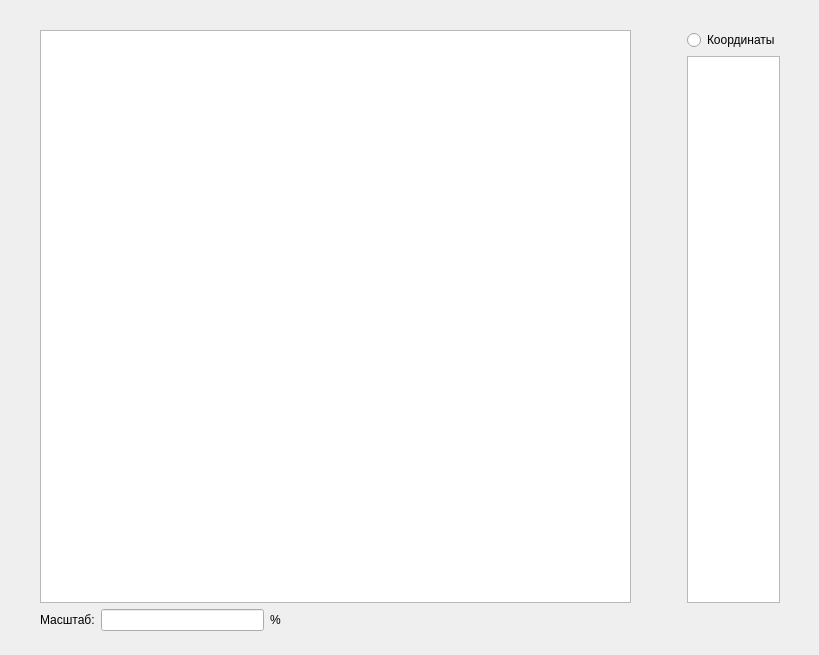
<?xml version="1.0" encoding="UTF-8"?>
<ui version="4.0">
 <class>solutionpopup</class>
 <widget class="QDialog" name="solutionpopup">
  <property name="geometry">
   <rect>
    <x>0</x>
    <y>0</y>
    <width>819</width>
    <height>655</height>
   </rect>
  </property>
  <property name="windowTitle">
   <string>Dialog</string>
  </property>
  <widget class="QWidget" name="gridLayoutWidget">
   <property name="geometry">
    <rect>
     <x>40</x>
     <y>30</y>
     <width>740</width>
     <height>601</height>
    </rect>
   </property>
   <layout class="QGridLayout" name="gridLayout">
    <item row="1" column="1">
     <spacer name="verticalSpacer">
      <property name="orientation">
       <enum>Qt::Vertical</enum>
      </property>
      <property name="sizeHint" stdset="0">
       <size>
        <width>50</width>
        <height>40</height>
       </size>
      </property>
     </spacer>
    </item>
    <item row="2" column="0">
     <layout class="QHBoxLayout" name="horizontalLayout">
      <item>
       <widget class="QLabel" name="label">
        <property name="text">
         <string>Масштаб:</string>
        </property>
       </widget>
      </item>
      <item>
       <widget class="QLineEdit" name="sizeInput"/>
      </item>
      <item>
       <widget class="QLabel" name="label_2">
        <property name="text">
         <string>%</string>
        </property>
       </widget>
      </item>
      <item>
       <spacer name="horizontalSpacer">
        <property name="orientation">
         <enum>Qt::Horizontal</enum>
        </property>
        <property name="sizeType">
         <enum>QSizePolicy::Fixed</enum>
        </property>
        <property name="sizeHint" stdset="0">
         <size>
          <width>350</width>
          <height>20</height>
         </size>
        </property>
       </spacer>
      </item>
     </layout>
    </item>
    <item row="0" column="0" rowspan="2">
     <widget class="QGraphicsView" name="graphicsView">
      <property name="sizePolicy">
       <sizepolicy hsizetype="Expanding" vsizetype="Expanding">
        <horstretch>0</horstretch>
        <verstretch>0</verstretch>
       </sizepolicy>
      </property>
     </widget>
    </item>
    <item row="0" column="2">
     <widget class="QRadioButton" name="showCoordinatesRadio">
      <property name="sizePolicy">
       <sizepolicy hsizetype="Minimum" vsizetype="Minimum">
        <horstretch>0</horstretch>
        <verstretch>0</verstretch>
       </sizepolicy>
      </property>
      <property name="text">
       <string>Координаты</string>
      </property>
     </widget>
    </item>
    <item row="1" column="2">
     <widget class="QTableView" name="pointsView">
      <property name="enabled">
       <bool>true</bool>
      </property>
      <property name="sizePolicy">
       <sizepolicy hsizetype="Ignored" vsizetype="Expanding">
        <horstretch>0</horstretch>
        <verstretch>0</verstretch>
       </sizepolicy>
      </property>
     </widget>
    </item>
   </layout>
  </widget>
 </widget>
 <resources/>
 <connections/>
</ui>
